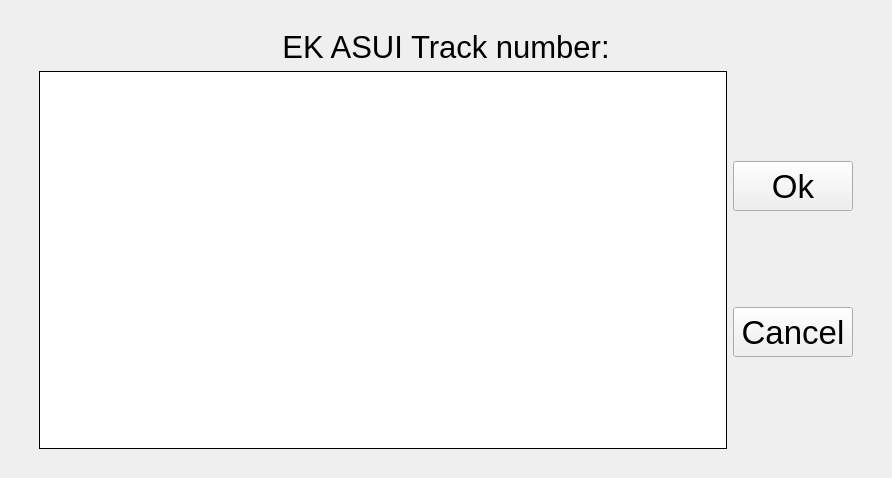
<?xml version="1.0" encoding="UTF-8"?>
<ui version="4.0">
 <class>EKASUITrackNumberSelectionWidget</class>
 <widget class="QWidget" name="EKASUITrackNumberSelectionWidget">
  <property name="geometry">
   <rect>
    <x>0</x>
    <y>0</y>
    <width>892</width>
    <height>478</height>
   </rect>
  </property>
  <property name="windowTitle">
   <string>Form</string>
  </property>
  <layout class="QVBoxLayout" name="verticalLayout">
   <property name="spacing">
    <number>0</number>
   </property>
   <property name="leftMargin">
    <number>0</number>
   </property>
   <property name="topMargin">
    <number>0</number>
   </property>
   <property name="rightMargin">
    <number>0</number>
   </property>
   <property name="bottomMargin">
    <number>0</number>
   </property>
   <item>
    <widget class="QWidget" name="bgWidget" native="true">
     <property name="autoFillBackground">
      <bool>true</bool>
     </property>
     <layout class="QVBoxLayout" name="verticalLayout_2">
      <property name="leftMargin">
       <number>30</number>
      </property>
      <property name="topMargin">
       <number>20</number>
      </property>
      <property name="rightMargin">
       <number>30</number>
      </property>
      <property name="bottomMargin">
       <number>20</number>
      </property>
      <item>
       <widget class="QWidget" name="windowWidget" native="true">
        <property name="autoFillBackground">
         <bool>true</bool>
        </property>
        <layout class="QVBoxLayout" name="verticalLayout_3">
         <item>
          <widget class="QLabel" name="ekasuiTrackSelectionLabel">
           <property name="maximumSize">
            <size>
             <width>16777215</width>
             <height>50</height>
            </size>
           </property>
           <property name="font">
            <font>
             <pointsize>23</pointsize>
            </font>
           </property>
           <property name="autoFillBackground">
            <bool>false</bool>
           </property>
           <property name="frameShape">
            <enum>QFrame::NoFrame</enum>
           </property>
           <property name="text">
            <string>EK ASUI Track number:</string>
           </property>
           <property name="alignment">
            <set>Qt::AlignCenter</set>
           </property>
          </widget>
         </item>
         <item>
          <layout class="QHBoxLayout" name="frameLayout">
           <item>
            <widget class="QListWidget" name="ekasuiTrackNumberListWidget">
             <property name="palette">
              <palette>
               <active>
                <colorrole role="Highlight">
                 <brush brushstyle="SolidPattern">
                  <color alpha="255">
                   <red>0</red>
                   <green>0</green>
                   <blue>0</blue>
                  </color>
                 </brush>
                </colorrole>
               </active>
               <inactive>
                <colorrole role="Highlight">
                 <brush brushstyle="SolidPattern">
                  <color alpha="255">
                   <red>0</red>
                   <green>0</green>
                   <blue>0</blue>
                  </color>
                 </brush>
                </colorrole>
               </inactive>
               <disabled>
                <colorrole role="Highlight">
                 <brush brushstyle="SolidPattern">
                  <color alpha="255">
                   <red>145</red>
                   <green>141</green>
                   <blue>126</blue>
                  </color>
                 </brush>
                </colorrole>
               </disabled>
              </palette>
             </property>
             <property name="font">
              <font>
               <pointsize>25</pointsize>
              </font>
             </property>
             <property name="focusPolicy">
              <enum>Qt::NoFocus</enum>
             </property>
             <property name="styleSheet">
              <string notr="true">QScrollBar:vertical {width: 40;}</string>
             </property>
             <property name="frameShape">
              <enum>QFrame::Box</enum>
             </property>
             <property name="frameShadow">
              <enum>QFrame::Plain</enum>
             </property>
             <property name="spacing">
              <number>6</number>
             </property>
             <property name="gridSize">
              <size>
               <width>0</width>
               <height>50</height>
              </size>
             </property>
             <property name="modelColumn">
              <number>0</number>
             </property>
            </widget>
           </item>
           <item>
            <layout class="QVBoxLayout" name="buttonsLayout">
             <item>
              <widget class="QPushButton" name="okSelectionButton">
               <property name="minimumSize">
                <size>
                 <width>120</width>
                 <height>50</height>
                </size>
               </property>
               <property name="font">
                <font>
                 <pointsize>25</pointsize>
                </font>
               </property>
               <property name="focusPolicy">
                <enum>Qt::NoFocus</enum>
               </property>
               <property name="text">
                <string>Ok</string>
               </property>
              </widget>
             </item>
             <item>
              <widget class="QPushButton" name="cancelButton">
               <property name="minimumSize">
                <size>
                 <width>120</width>
                 <height>50</height>
                </size>
               </property>
               <property name="font">
                <font>
                 <pointsize>25</pointsize>
                </font>
               </property>
               <property name="focusPolicy">
                <enum>Qt::NoFocus</enum>
               </property>
               <property name="text">
                <string>Cancel</string>
               </property>
              </widget>
             </item>
            </layout>
           </item>
          </layout>
         </item>
        </layout>
       </widget>
      </item>
     </layout>
    </widget>
   </item>
  </layout>
 </widget>
 <resources/>
 <connections/>
</ui>
